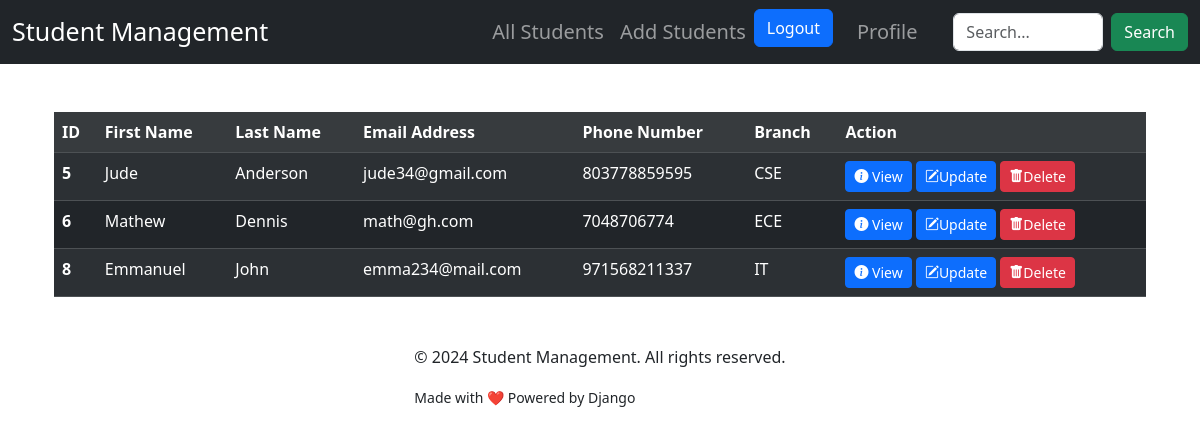
The app's page / (signed in) with its own data.
### student_manage/models.py (models this page shows, shortened)
class Student(models.Model):
    first_name = models.CharField(max_length=30)
    last_name = models.CharField(max_length=30)
    email = models.EmailField(blank=True)
    phone = models.PositiveIntegerField(blank=True)
    branch = models.CharField(max_length=30, choices=CHOICES)

### student_manage/views.py (the view)
# urls.py: path("", views.list_student, name="home"),
@login_required
def list_student(request):
    student = Student.objects.all()
    return render(request, "list_student.html", {"student": student})

### student_manage/templates/list_student.html (shortened to what this page needs)
{% extends 'base.html' %}
{% block content %}
<div class="container mt-5">
  <table class="table table-hover table-striped table-dark table-responsive">
  <thead>
    <tr class="table-active">
      <th scope="col">ID</th>
      <th scope="col">First Name</th>
      <th scope="col">Last Name</th>
      <th scope="col">Email Address</th>
      <th scope="col">Phone Number</th>
      <th scope="col">Branch</th>
      <th scope="col">Action</th>
    </tr>
  </thead>
  <tbody>
    {% for student in student %}
    <tr>
      <th scope="row">{{ student.id }}</th>
      <td>{{ student.first_name }}</td>
      <td>{{ student.last_name }}</td>
      <td>{{ student.email }}</td>
      <td>{{ student.phone }}</td>
      <td>{{ student.branch }}</td>
      <td>
        <button type="button" class="btn btn-primary btn-sm" data-toggle="modal" data-target="#ViewModal{{ student.id }}">
          <i class="bi bi-info-circle-fill"></i> View
        </button>
     <a href="{% url 'update' student.pk %}" class="btn btn-primary btn-sm"><i class="bi bi-pencil-square"></i>Update</a>
       <a href="{% url 'delete' student.pk %}" class="btn btn-danger btn-sm"><i class="bi bi-trash-fill"></i>Delete</a>
      </td>
    </tr>
    {% endfor %}
  </tbody>
</table>
</div>
{% endblock %}

### records on screen
Student: id "5", first_name "Jude", last_name "Anderson", email "jude34@gmail.com", phone "803778859595", branch "CSE"
Student: id "6", first_name "Mathew", last_name "Dennis", email "math@gh.com", phone "7048706774", branch "ECE"
Student: id "8", first_name "Emmanuel", last_name "John", email "emma234@mail.com", phone "971568211337", branch "IT"
